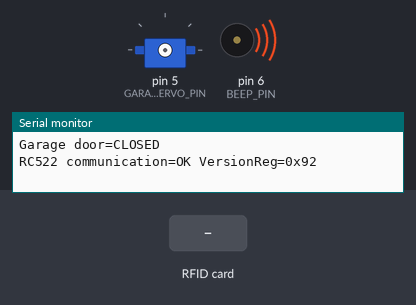
This sketch was run on a simulated Arduino Uno, built with avr-gcc and run on an emulated ATmega328P. On the bench: servo, buzzer (waves = sounding, pin HIGH), the last lines printed to the serial monitor. Inputs (shaded band) come from the test bench. Pins used as bus, display or sensor lines are not drawn.

Above: at 1.6 s.
1.7 s: RFID card 5E 7A 19 C4 held to the reader
At 2.3 s:
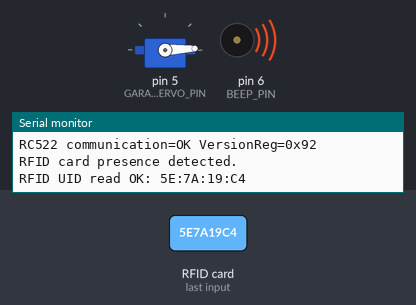
At 2.9 s:
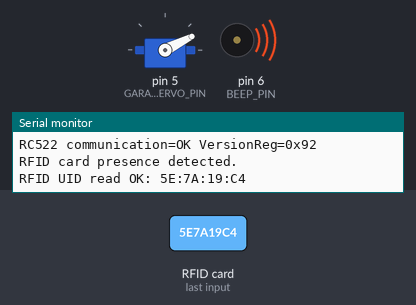
4.7 s: RFID card 5E 7A 19 C4 held to the reader
At 10.29 s:
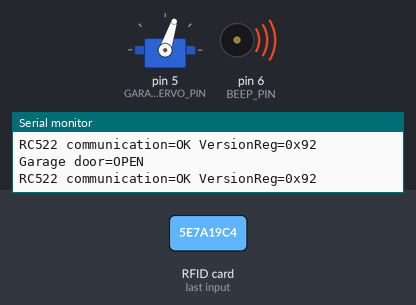
Timing chart, 0 to 13.6 s (numbered marks = the images above; inputs shaded):
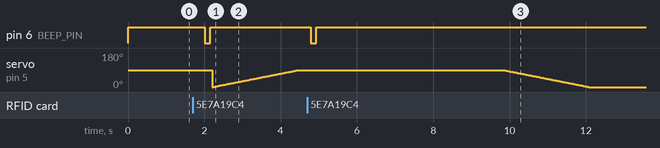

Measured:
- after the input at 1.7 s, pin 6 (BEEP_PIN): HIGH → LOW after 0.31 s, → HIGH 0.15 s later
- after the input at 4.7 s, pin 6 (BEEP_PIN): HIGH → LOW after 0.09 s, → HIGH 0.15 s later

The sketch:

Uno2_RFID_Door.ino
```cpp
#include <MFRC522.h>
#include <Servo.h>
#include <SPI.h>
#include <ctype.h>
#include <string.h>

// UNO board 2: garage RFID access and garage door servo.
// D0/D1 stay free for USB serial.
//
// Sensor Shield V5.0 wiring:
//   RC522 SDA/SS -> D10 S
//   RC522 RST    -> D9 S
//   RC522 MOSI   -> D11 S
//   RC522 MISO   -> D12 S
//   RC522 SCK    -> D13 S
//   RC522 3.3V   -> POWER 3V3
//   RC522 GND    -> POWER GND
//   RC522 IRQ    -> not connected
//   Servo signal  -> D5 S
//   Servo VCC     -> external 5V or shield servo power V
//   Servo GND     -> common GND with UNO
//   MH-FMD IN      -> D6 S
//   MH-FMD VCC     -> 5V
//   MH-FMD GND     -> GND
const byte GARAGE_SERVO_PIN = 5;
const byte BEEP_PIN = 6;
const byte RFID_RST_PIN = 9;
const byte RFID_SS_PIN = 10;
const byte RFID_MOSI_PIN = 11;
const byte RFID_MISO_PIN = 12;
const byte RFID_SCK_PIN = 13;

const int DOOR_CLOSED_ANGLE = 0;
const int DOOR_OPEN_ANGLE = 90;
const bool REQUIRE_UID_FOR_RFID_OPEN = false;

const unsigned long DOOR_OPEN_TIME_MS = 5000UL;
const unsigned long SERVO_HOLD_TIME_MS = 1200UL;
const unsigned long SERVO_STEP_DELAY_MS = 25UL;
const unsigned long BEEP_TIME_MS = 150UL;
const unsigned long RFID_UNLOCK_COOLDOWN_MS = 2000UL;
const unsigned long RFID_RECOVERY_INTERVAL_MS = 3000UL;
const unsigned long SERIAL_IDLE_COMMAND_MS = 800UL;
const unsigned long STATUS_INTERVAL_MS = 1000UL;

const char ACCESS_CODE[] = "1234";

MFRC522 rfid(RFID_SS_PIN, RFID_RST_PIN);
Servo garageServo;

bool doorIsOpen = false;
unsigned long doorOpenedAt = 0;
unsigned long servoDetachAt = 0;
unsigned long lastRfidUnlockAt = 0;
unsigned long lastRfidInitAt = 0;
unsigned long lastStatusPrintAt = 0;
int currentDoorAngle = DOOR_CLOSED_ANGLE;

void setup() {
  Serial.begin(9600);

  pinMode(RFID_SS_PIN, OUTPUT);
  digitalWrite(RFID_SS_PIN, HIGH);
  pinMode(RFID_RST_PIN, OUTPUT);
  digitalWrite(RFID_RST_PIN, HIGH);
  pinMode(BEEP_PIN, OUTPUT);
  digitalWrite(BEEP_PIN, HIGH);

  SPI.begin();
  setupRfid(true);

  Serial.println(F("UNO2 RFID garage door controller started."));
  Serial.println(F("Type 1234 or scan any RFID card to open."));
  printHelp();
}

void loop() {
  const unsigned long now = millis();

  handleSerialInput(now);
  handleRfidAccess(now);
  updateDoor(now);
  printStatusIfNeeded(now);
}

void setupRfid(bool printDetails) {
  rfid.PCD_Init();
  delay(100);
  rfid.PCD_AntennaOn();
  rfid.PCD_SetAntennaGain(MFRC522::RxGain_avg);
  rfid.PCD_StopCrypto1();
  lastRfidInitAt = millis();

  if (!printDetails) {
    return;
  }

  byte version = rfid.PCD_ReadRegister(MFRC522::VersionReg);
  Serial.print(F("RC522 ready. SS=D10 RST=D9 Version=0x"));
  Serial.println(version, HEX);
  Serial.println(F("RFID wiring on Sensor Shield:"));
  Serial.print(F("  SDA/SS -> D"));
  Serial.print(RFID_SS_PIN);
  Serial.println(F(" S"));
  Serial.print(F("  RST    -> D"));
  Serial.print(RFID_RST_PIN);
  Serial.println(F(" S"));
  Serial.print(F("  MOSI   -> D"));
  Serial.print(RFID_MOSI_PIN);
  Serial.println(F(" S"));
  Serial.print(F("  MISO   -> D"));
  Serial.print(RFID_MISO_PIN);
  Serial.println(F(" S"));
  Serial.print(F("  SCK    -> D"));
  Serial.print(RFID_SCK_PIN);
  Serial.println(F(" S"));
  Serial.println(F("  3.3V   -> POWER 3V3"));
  Serial.println(F("  GND    -> POWER GND"));
  Serial.println(F("RC522 receiver gain=average."));

  if (version == 0x00 || version == 0xFF) {
    Serial.println(F("RC522 not responding. Check 3.3V, GND, D9/D10/D11/D12/D13."));
  }
}

void recoverRfid() {
  Serial.println(F("Reinitializing RC522 and antenna..."));
  rfid.PCD_AntennaOff();
  delay(50);
  setupRfid(false);
}

void handleRfidAccess(unsigned long now) {
  if (now - lastRfidUnlockAt < RFID_UNLOCK_COOLDOWN_MS) {
    return;
  }

  if (!rfid.PICC_IsNewCardPresent()) {
    if (now - lastRfidInitAt >= RFID_RECOVERY_INTERVAL_MS) {
      recoverRfid();
    }
    return;
  }

  Serial.println(F("RFID card presence detected."));
  bool uidRead = rfid.PICC_ReadCardSerial();
  if (uidRead) {
    Serial.print(F("RFID UID read OK: "));
    printRfidUid();
    Serial.println();
  } else {
    Serial.println(F("RFID UID read FAILED."));
    if (REQUIRE_UID_FOR_RFID_OPEN) {
      Serial.println(F("RFID ignored to avoid false trigger."));
      rfid.PCD_StopCrypto1();
      delay(150);
      return;
    }

    Serial.println(F("Opening by card presence."));
  }

  beepOnce();
  openDoor(now);
  lastRfidUnlockAt = now;

  if (uidRead) {
    rfid.PICC_HaltA();
  }
  rfid.PCD_StopCrypto1();
}

void printRfidUid() {
  for (byte i = 0; i < rfid.uid.size; i++) {
    if (rfid.uid.uidByte[i] < 0x10) {
      Serial.print('0');
    }

    Serial.print(rfid.uid.uidByte[i], HEX);

    if (i + 1 < rfid.uid.size) {
      Serial.print(':');
    }
  }
}

void beepOnce() {
  digitalWrite(BEEP_PIN, LOW);
  delay(BEEP_TIME_MS);
  digitalWrite(BEEP_PIN, HIGH);
}

void updateDoor(unsigned long now) {
  if (doorIsOpen && now - doorOpenedAt >= DOOR_OPEN_TIME_MS) {
    closeDoor(now);
  }

  releaseServoIfReady(now);
}

void moveDoorServoTo(int targetAngle, unsigned long now) {
  targetAngle = constrain(targetAngle, 0, 180);

  if (!garageServo.attached()) {
    garageServo.attach(GARAGE_SERVO_PIN);
    delay(50);
  }

  int step = targetAngle >= currentDoorAngle ? 1 : -1;
  for (int angle = currentDoorAngle; angle != targetAngle; angle += step) {
    garageServo.write(angle);
    delay(SERVO_STEP_DELAY_MS);
  }

  garageServo.write(targetAngle);
  currentDoorAngle = targetAngle;
  servoDetachAt = now + SERVO_HOLD_TIME_MS;
}

void releaseServoIfReady(unsigned long now) {
  if (garageServo.attached() && servoDetachAt > 0 && (long)(now - servoDetachAt) >= 0) {
    garageServo.detach();
    servoDetachAt = 0;
  }
}

void openDoor(unsigned long now) {
  moveDoorServoTo(DOOR_OPEN_ANGLE, now);
  doorIsOpen = true;
  doorOpenedAt = now;
  Serial.println(F("Access granted. Garage door opened."));
}

void closeDoor(unsigned long now) {
  moveDoorServoTo(DOOR_CLOSED_ANGLE, now);
  doorIsOpen = false;
  Serial.println(F("Garage door closed."));
}

void handleSerialInput(unsigned long now) {
  static char commandBuffer[32];
  static byte commandLength = 0;
  static unsigned long lastCommandCharAt = 0;

  while (Serial.available() > 0) {
    char c = Serial.read();

    if (c == '\r') {
      continue;
    }

    if (c == '\n') {
      commandBuffer[commandLength] = '\0';
      processCommand(commandBuffer, now);
      commandLength = 0;
      continue;
    }

    if (commandLength < sizeof(commandBuffer) - 1) {
      commandBuffer[commandLength++] = c;
      lastCommandCharAt = now;
    }
  }

  if (commandLength > 0 && now - lastCommandCharAt >= SERIAL_IDLE_COMMAND_MS) {
    commandBuffer[commandLength] = '\0';
    processCommand(commandBuffer, now);
    commandLength = 0;
  }
}

void processCommand(char *rawCommand, unsigned long now) {
  char *command = trimText(rawCommand);

  if (command[0] == '\0') {
    return;
  }

  if (matchesAccessCode(command) || equalsIgnoreCase(command, "OPEN")) {
    openDoor(now);
  } else if (equalsIgnoreCase(command, "CLOSE")) {
    closeDoor(now);
  } else if (equalsIgnoreCase(command, "STATUS")) {
    printStatus(true);
  } else if (equalsIgnoreCase(command, "HELP")) {
    printHelp();
  } else {
    Serial.println(F("Unknown command. Type HELP."));
  }
}

bool matchesAccessCode(char *command) {
  char *code = command;

  if (startsWithIgnoreCase(command, "PIN ")) {
    code = trimText(command + 4);
  } else if (startsWithIgnoreCase(command, "CODE ")) {
    code = trimText(command + 5);
  }

  return strcmp(code, ACCESS_CODE) == 0;
}

char *trimText(char *text) {
  while (*text != '\0' && isspace((unsigned char)*text)) {
    text++;
  }

  char *end = text + strlen(text);
  while (end > text && isspace((unsigned char)*(end - 1))) {
    end--;
  }

  *end = '\0';
  return text;
}

bool equalsIgnoreCase(const char *left, const char *right) {
  while (*left != '\0' && *right != '\0') {
    if (toupper((unsigned char)*left) != toupper((unsigned char)*right)) {
      return false;
    }

    left++;
    right++;
  }

  return *left == '\0' && *right == '\0';
}

bool startsWithIgnoreCase(const char *text, const char *prefix) {
  while (*prefix != '\0') {
    if (*text == '\0' || toupper((unsigned char)*text) != toupper((unsigned char)*prefix)) {
      return false;
    }

    text++;
    prefix++;
  }

  return true;
}

void printHelp() {
  Serial.println(F("Commands: STATUS, OPEN, CLOSE, 1234, PIN 1234, HELP"));
}

void printStatusIfNeeded(unsigned long now) {
  if (now - lastStatusPrintAt < STATUS_INTERVAL_MS) {
    return;
  }

  lastStatusPrintAt = now;
  printStatus(false);
}

void printStatus(bool forceHeader) {
  if (forceHeader) {
    Serial.println(F("---- UNO2 STATUS ----"));
  }

  Serial.print(F("Garage door="));
  Serial.println(doorIsOpen ? F("OPEN") : F("CLOSED"));
  printRfidCommunicationStatus();
}

void printRfidCommunicationStatus() {
  byte version = rfid.PCD_ReadRegister(MFRC522::VersionReg);

  Serial.print(F("RC522 communication="));
  if (version == 0x00 || version == 0xFF) {
    Serial.print(F("NO_RESPONSE"));
  } else {
    Serial.print(F("OK"));
  }

  Serial.print(F(" VersionReg=0x"));
  if (version < 0x10) {
    Serial.print('0');
  }
  Serial.println(version, HEX);
}
```
